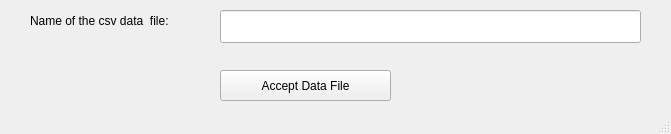
<?xml version="1.0" encoding="UTF-8"?>
<ui version="4.0">
 <class>MainWindow</class>
 <widget class="QMainWindow" name="MainWindow">
  <property name="geometry">
   <rect>
    <x>0</x>
    <y>0</y>
    <width>671</width>
    <height>134</height>
   </rect>
  </property>
  <property name="windowTitle">
   <string>Accept csv data File</string>
  </property>
  <widget class="QWidget" name="centralwidget">
   <widget class="QPushButton" name="pushButton">
    <property name="geometry">
     <rect>
      <x>220</x>
      <y>70</y>
      <width>171</width>
      <height>31</height>
     </rect>
    </property>
    <property name="text">
     <string>Accept Data File</string>
    </property>
   </widget>
   <widget class="QLineEdit" name="lineEdit">
    <property name="geometry">
     <rect>
      <x>220</x>
      <y>10</y>
      <width>421</width>
      <height>33</height>
     </rect>
    </property>
   </widget>
   <widget class="QLabel" name="label">
    <property name="geometry">
     <rect>
      <x>30</x>
      <y>10</y>
      <width>231</width>
      <height>21</height>
     </rect>
    </property>
    <property name="text">
     <string>Name of the csv data  file:</string>
    </property>
   </widget>
  </widget>
  <widget class="QStatusBar" name="statusbar"/>
 </widget>
 <resources/>
 <connections/>
</ui>
